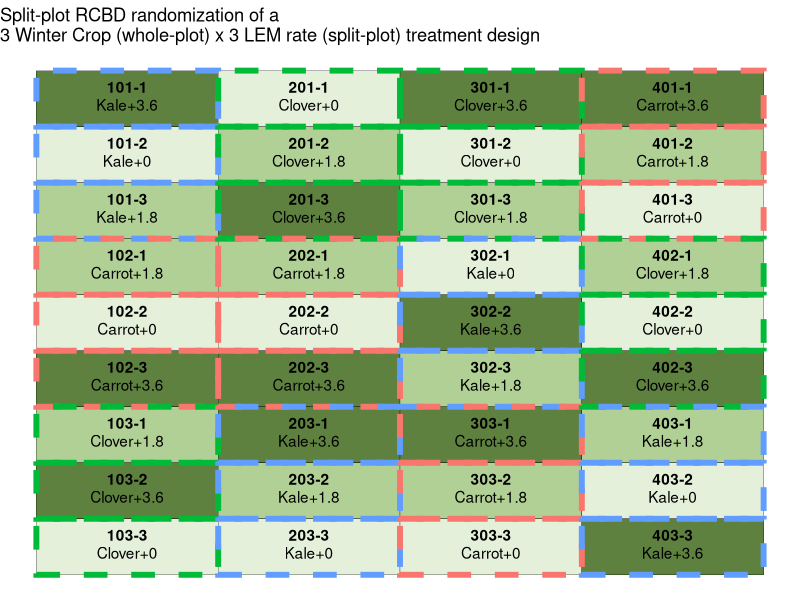

Recreate this plot in R. (Note: this script raises an error after producing the figure.)
## ---- chunk 1
library(tidyverse)
## ---- chunk 2
set.seed(123)

wp_rcbd_rand <- crossing(winter_crop = c("Kale", "Carrot", "Clover"),
                         block = 1:4
                         ) %>%
  arrange(block) %>%
  group_by(block) %>%
  mutate(winter_crop = sample(winter_crop)) %>%
  mutate(wplot = (block*100) + 1:3) %>% 
  ungroup()

wp_rcbd_rand
## ---- chunk 3
set.seed(123)

sp_rcbd_rand  <- crossing(lemrate_lm2 = c(0, 1.8, 3.6),
                          wplot = wp_rcbd_rand$wplot) %>%
  arrange(wplot) %>%
    group_by(wplot) %>%
  mutate(lemrate_lm2 = sample(lemrate_lm2)) %>%
  mutate(splot = paste0(wplot, "-", 1:3)) %>%
  ungroup()


sp_rcbd_rand
## ---- chunk 4
spp_rcbd_rand <- wp_rcbd_rand %>%
  right_join(sp_rcbd_rand) %>%
  mutate(trtname = paste0(winter_crop, "+", lemrate_lm2))

spp_rcbd_rand

## ---- chunk 5
spp_rcbd_layout <- spp_rcbd_rand %>%
  # Defining number of rows and columns in the field for plotting purposes
  mutate(row = rep(1:4, each = 9)) %>%
  mutate(col = rep(seq(from = 1, 
                       to = 9, #total number of treatments, 
                       by = 1), 
                   times = 4 #total number of blocks
  )) %>%
  # Creating plot and trtname labels for plotting
  mutate(lab = paste0(splot, "\n", trtname))

spp_rcbd_layout
## ---- chunk 6
ggplot(data = spp_rcbd_layout, aes(x = row, 
                                   y = -col)) +
    geom_tile(aes(fill = factor(lemrate_lm2)),
            color = "black",
            show.legend = F) +
  geom_tile(aes(color = winter_crop),
            show.legend = F,
            size = 2,
            linetype = 2,
            fill = NA
            ) +

    scale_fill_manual(values = c("#e5f0db",
                               "#b1d095",
                              "#5e813f")) +

  geom_text(aes(label = splot), fontface = "bold", vjust = -.5)+
  geom_text(aes(label = trtname), vjust = 1)+
  labs(title = "Split-plot RCBD randomization of a\n3 Winter Crop (whole-plot) x 3 LEM rate (split-plot) treatment design") +
  theme_void()
## ---- chunk 7
spp_rcbd_rand %>%
  # Rearranging columns  
  dplyr::select(block, wplot, winter_crop, 
                splot, lemrate_lm2,
                trtname) %>%
  write_csv("../output/spp_rcbd_randomization_table_lem.csv")


## ---- chunk 8
ggsave("../output/spp_rcbd_layoutmap_lem.png",
       width = 6,
       height = 5,
       bg = "white")
